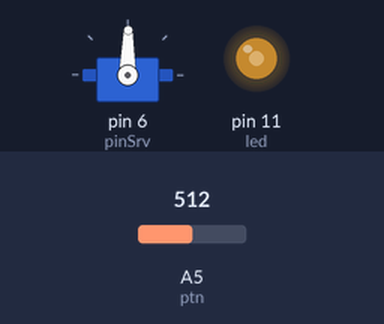
Bench run of a sketch on a simulated Arduino Uno, built with avr-gcc and run on an emulated ATmega328P. Parts: servo, output pins drawn as LEDs (lit = HIGH). The test bench sets the inputs (shaded band); at power-on: A5 (ptn) = 512.

Above: at 1.2 s.
1.3 s: A5 (ptn) set to 610
At 2.4 s:
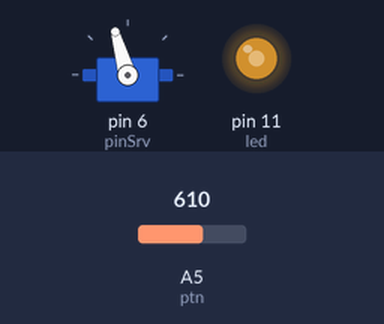
2.8 s: A5 (ptn) set to 716
At 3.5 s:
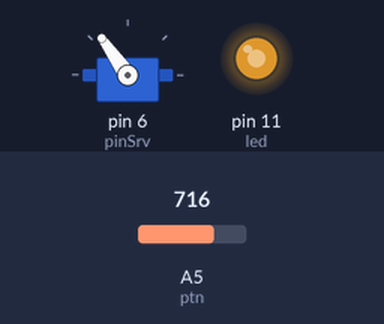
4.3 s: A5 (ptn) set to 900
At 5.5 s:
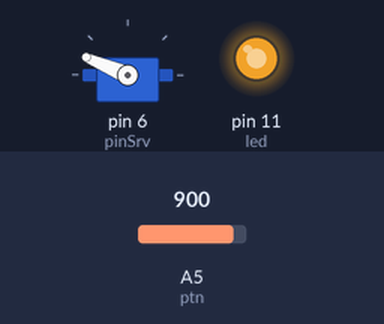
5.8 s: A5 (ptn) set to 1023
At 6.8 s:
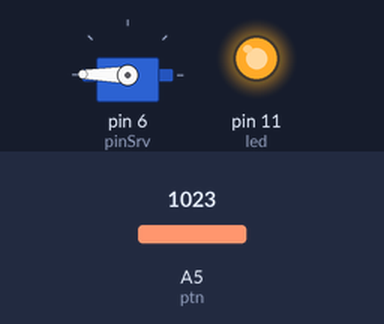
7.3 s: A5 (ptn) set to 306
At 7.9 s:
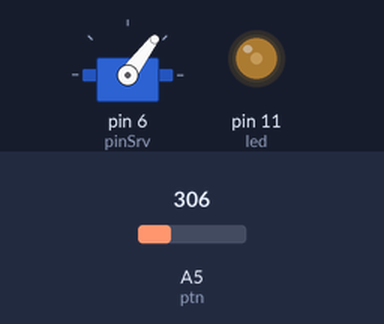
8.8 s: A5 (ptn) set to 511
At 10.2 s:
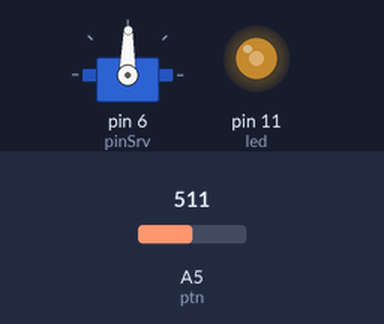
Timing chart, 0 to 11.3 s (numbered marks = the images above; inputs shaded):
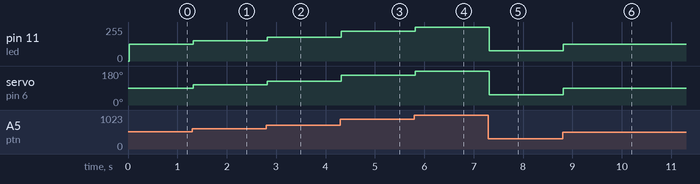

The sketch:

Clase_03_-_Servo_LED_Potenciometro.ino
```cpp
#include <Servo.h>
int ptn = A5;
int led = 11;
// Declaramos un 'Servo'.
Servo srv;
int pinSrv = 6;
// Definir el intervalo de valores para los pulsos.
int plsMin = 600;
int plsMax = 2500;
// Variables auxiliares.
long light;
long angle;

void setup() {
  pinMode(led, OUTPUT);
  //pinMode(ptn, OUTPUT);, no es necesario declarar porque viene con la función preestablecida por defecto.

  //'attach' pérmite modificar el intervalo predeterminado del Servomotor.
  srv.attach(pinSrv, plsMin, plsMax);
}

void loop() {

  delay(25);
  // Los pines analógicos funcionan con base '1024', mientras que los ángulos con base '180'.
  // La función 'map' permite reescalar valores.
  // long map(value, in_min, in_max, out_min, out_max).

  light = map(analogRead(ptn), 0, 1023, 0, 255);
  angle = map(analogRead(ptn), 0, 1023, 0, 179);

  srv.write(angle);
  analogWrite(led, light);
}
```

Measured:
- after the input at 1.3 s, pin 11 (led): 127/255 → 152/255 at once; servo on pin 6 (pinSrv): 89° → 106° at once
- after the input at 2.8 s, pin 11 (led): 152/255 → 178/255 at once; servo on pin 6 (pinSrv): 106° → 125° at once
- after the input at 4.3 s, pin 11 (led): 178/255 → 224/255 at once; servo on pin 6 (pinSrv): 125° → 157° at once
- after the input at 5.8 s, pin 11 (led): 224/255 → 255/255 at once; servo on pin 6 (pinSrv): 157° → 179° at once
- after the input at 7.3 s, pin 11 (led): 255/255 → 76/255 at once; servo on pin 6 (pinSrv): 179° → 53° at once
- after the input at 8.8 s, pin 11 (led): 76/255 → 127/255 at once; servo on pin 6 (pinSrv): 53° → 89° at once
